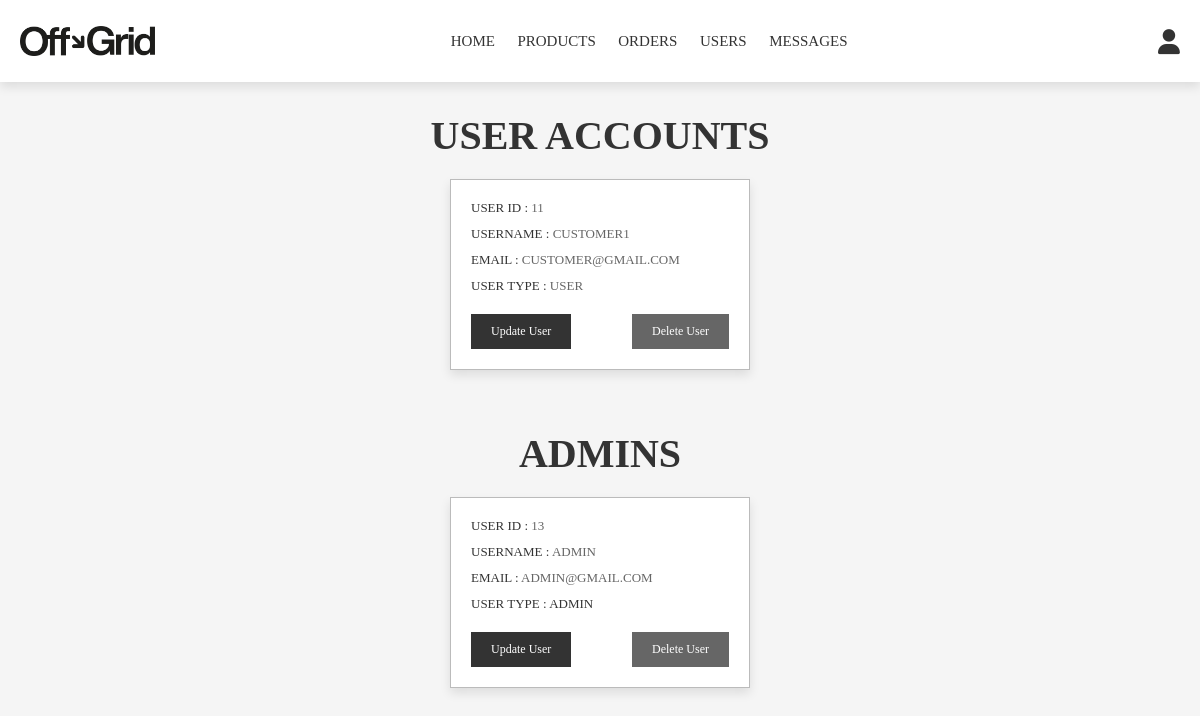
/admin_users.php (signed in), run on the app's committed database.
### tables this page shows
CREATE TABLE `users` (
  `id` int(100) NOT NULL,
  `name` varchar(100) NOT NULL,
  `email` varchar(100) NOT NULL,
  `password` varchar(100) NOT NULL,
  `user_type` varchar(20) NOT NULL DEFAULT 'user'
);

### admin_users.php (the view, shortened to what this page needs)
<?php
include 'config.php';
?>
<!DOCTYPE html>
<html lang="en">
<head>
   <link rel="stylesheet" href="https://cdnjs.cloudflare.com/ajax/libs/font-awesome/6.0.0/css/all.min.css">
   <link rel="stylesheet" href="css/admin_style.css">
   <link rel="stylesheet" href="css/sarili.css">
</head>
<body>
<?php include 'admin_header.php'; ?>
<section class="users">
   <h1 class="title">User Accounts</h1>
   <div class="box-container">
      <?php
      $select_users = mysqli_query($conn, "SELECT * FROM `users` WHERE user_type = 'user'") or die('query failed');
      while($fetch_users = mysqli_fetch_assoc($select_users)){
      ?>
      <div class="box">
         <p> user id : <span><?php echo $fetch_users['id']; ?></span> </p>
         <p> username : <span><?php echo $fetch_users['name']; ?></span> </p>
         <p> email : <span><?php echo $fetch_users['email']; ?></span> </p>
         <p> user type : <span style="color:<?php if($fetch_users['user_type'] == 'admin'){ echo 'var(--orange)'; } ?>"><?php echo $fetch_users['user_type']; ?></span> </p>
         <a href="admin_update.php?update=<?php echo $fetch_users['id']; ?>" onclick="return confirm('update this user?');" class="update-btn-2">update user</a>
         <a href="admin_users.php?delete=<?php echo $fetch_users['id']; ?>" onclick="return confirm('delete this user?');" class="delete-btn-2">delete user</a>
      </div>
      <?php
      };
      ?>
   </div>
</section>
<section class="users">
   <h1 class="title">admins</h1>
   <div class="box-container">
    <?php
    $select_users = mysqli_query($conn, "SELECT * FROM `users` WHERE user_type = 'admin'") or die('query failed');
    while($fetch_users = mysqli_fetch_assoc($select_users)){
    ?>
    <div class="box">
        <p> user id : <span><?php echo $fetch_users['id']; ?></span> </p>
        <p> username : <span><?php echo $fetch_users['name']; ?></span> </p>
        <p> email : <span><?php echo $fetch_users['email']; ?></span> </p>
        <p> user type : <span style="color:<?php if($fetch_users['user_type'] == 'admin'){ echo 'var(--orange)'; } ?>"><?php echo $fetch_users['user_type']; ?></span> </p>
        <a href="admin_update.php?update=<?php echo $fetch_users['id']; ?>" onclick="return confirm('update this user?');" class="update-btn-2">update user</a>
        <a href="admin_users.php?delete=<?php echo $fetch_users['id']; ?>" onclick="return confirm('delete this user?');" class="delete-btn-2">delete user</a>
    </div>
    <?php
    };
    ?>
   </div>
</section>
</body>
</html>

### css/admin_style.css (style rules this page uses)
:root { --mnp:#333; --emps:#666; --jkl:#333; --black:#333; --white:#fff; --light-color:#666; --light-white:#ccc; --light-bg:#f5f5f5; --border:.1rem solid var(--black); --border2:.1rem solid var(--esmi); --box-shadow:0 .5rem 1rem rgba(0,0,0,.1); --gang: #666; --hd: #333; --esmi: #bbbbbb; }
* { font-family: 'Archivo'; margin:0; padding:0; box-sizing: border-box; outline: none; border:none; text-decoration: none; transition:all .2s linear; }
html { font-size: 62.5%; overflow-x: hidden; }
body { background-color: var(--light-bg); }
section { padding:3rem 2rem; }
.title { text-align: center; margin-bottom: 2rem; text-transform: uppercase; color:var(--black); font-size: 4rem; }
.update-btn-2 { float: left; margin-top: 1rem; padding:1rem 2rem; cursor: pointer; color:var(--white); font-size: 1.2rem; text-transform: capitalize; background-color: var(--jkl); }
.delete-btn-2 { float: right; margin-top: 1rem; padding:1rem 2rem; cursor: pointer; color:var(--white); font-size: 1.2rem; text-transform: capitalize; background-color: var(--emps); }
.users .box-container { display: grid; grid-template-columns: repeat(auto-fit, 30rem); justify-content: center; gap:1.5rem; max-width: 1200px; margin:0 auto; align-items: flex-start; }
.users .box-container .box { background-color: var(--white); padding:2rem; border:var(--border2); box-shadow: var(--box-shadow); text-align: center; }
.users .box-container .box p { text-align: left; padding-bottom: 1rem; font-size: 1.3rem; text-transform: uppercase; color:var(--hd); }
.users .box-container .box p span { color:var(--gang); }

### css/sarili.css (style rules this page uses)
* { font-family: 'Archivo'; }

### data on the page
users: id "11", name "CUSTOMER1", email "CUSTOMER@GMAIL.COM", user_type "USER"
users: id "13", name "ADMIN", email "ADMIN@GMAIL.COM", user_type "ADMIN"
